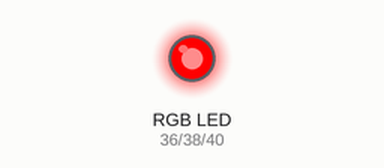
A program run on a simulated Raspberry Pi (header pin numbers). Shown: an RGB LED mixed from three pins (HIGH = lit). At 15.0 s the program stops and its outputs stay as they are.

Above: at 5.0 s.
At 10.0 s:
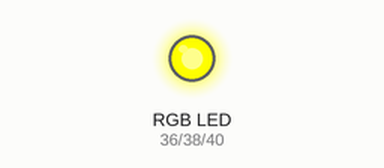
At 15.1 s:
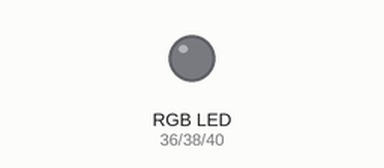
Timing chart, 0 to 16.5 s (numbered marks = the images above):
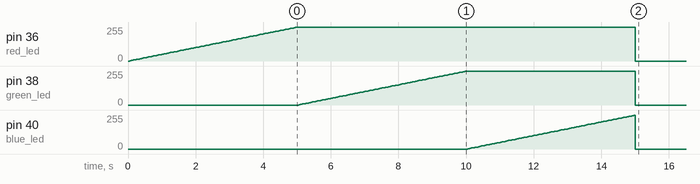

Measured:
- by itself, pin 36 (red_led): rises from 0/255 to 252/255 in 4.9 s, then falls to 0/255 in 10.1 s
- by itself, pin 38 (green_led): rises from 0/255 to 252/255 in 4.9 s, then falls to 0/255 in 5.1 s
- by itself, pin 40 (blue_led): rises from 0/255 to 252/255 in 4.9 s, then falls to 0/255 in 0.05 s

The program:

dim.py
```python
#!/usr/bin/python


import RPi.GPIO as GPIO
import time


GPIO.setmode(GPIO.BOARD)
GPIO.setup(36, GPIO.OUT) # RED
GPIO.setup(38, GPIO.OUT) # GREEN
GPIO.setup(40, GPIO.OUT) # BLUE

red_led= GPIO.PWM(36,100)
green_led=GPIO.PWM(38,100)
blue_led=GPIO.PWM(40,100)


red_led.start(0)
green_led.start(0)
blue_led.start(0)


def dim ( led, value ):
    led.ChangeDutyCycle(value)
    time.sleep(0.05)


for i in range(100):
    dim(red_led,i)

for i in range(100):
    dim(green_led,i)

for i in range(100):
    dim(blue_led,i)


GPIO.cleanup()
```
